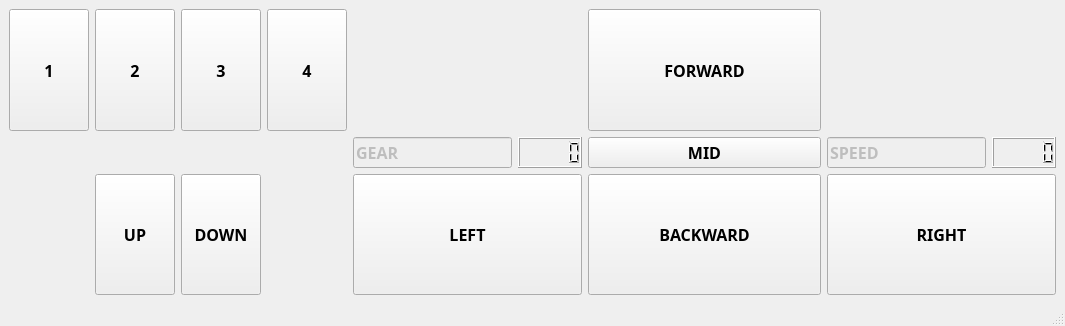
<?xml version="1.0" encoding="UTF-8"?>
<ui version="4.0">
 <class>MainWindow</class>
 <widget class="QMainWindow" name="MainWindow">
  <property name="geometry">
   <rect>
    <x>0</x>
    <y>0</y>
    <width>1065</width>
    <height>326</height>
   </rect>
  </property>
  <property name="windowTitle">
   <string>MainWindow</string>
  </property>
  <widget class="QWidget" name="centralwidget">
   <layout class="QGridLayout" name="gridLayout_2">
    <item row="2" column="7">
     <widget class="QPushButton" name="midBtn">
      <property name="sizePolicy">
       <sizepolicy hsizetype="Expanding" vsizetype="Fixed">
        <horstretch>0</horstretch>
        <verstretch>0</verstretch>
       </sizepolicy>
      </property>
      <property name="font">
       <font>
        <family>나눔고딕</family>
        <pointsize>12</pointsize>
        <weight>75</weight>
        <bold>true</bold>
       </font>
      </property>
      <property name="text">
       <string>MID</string>
      </property>
     </widget>
    </item>
    <item row="0" column="3">
     <widget class="QPushButton" name="gearBtn_2">
      <property name="sizePolicy">
       <sizepolicy hsizetype="Minimum" vsizetype="Expanding">
        <horstretch>0</horstretch>
        <verstretch>0</verstretch>
       </sizepolicy>
      </property>
      <property name="font">
       <font>
        <family>나눔고딕</family>
        <pointsize>12</pointsize>
        <weight>75</weight>
        <bold>true</bold>
        <underline>false</underline>
       </font>
      </property>
      <property name="text">
       <string>2</string>
      </property>
     </widget>
    </item>
    <item row="4" column="8">
     <widget class="QPushButton" name="rightBtn">
      <property name="sizePolicy">
       <sizepolicy hsizetype="Minimum" vsizetype="Expanding">
        <horstretch>0</horstretch>
        <verstretch>0</verstretch>
       </sizepolicy>
      </property>
      <property name="font">
       <font>
        <family>나눔고딕</family>
        <pointsize>12</pointsize>
        <weight>75</weight>
        <bold>true</bold>
       </font>
      </property>
      <property name="text">
       <string>RIGHT</string>
      </property>
     </widget>
    </item>
    <item row="4" column="7">
     <widget class="QPushButton" name="bwdBtn">
      <property name="sizePolicy">
       <sizepolicy hsizetype="Minimum" vsizetype="Expanding">
        <horstretch>0</horstretch>
        <verstretch>0</verstretch>
       </sizepolicy>
      </property>
      <property name="font">
       <font>
        <family>나눔고딕</family>
        <pointsize>12</pointsize>
        <weight>75</weight>
        <bold>true</bold>
       </font>
      </property>
      <property name="text">
       <string>BACKWARD</string>
      </property>
     </widget>
    </item>
    <item row="2" column="6">
     <layout class="QHBoxLayout" name="horizontalLayout">
      <item>
       <widget class="QLineEdit" name="lineEdit">
        <property name="enabled">
         <bool>false</bool>
        </property>
        <property name="sizePolicy">
         <sizepolicy hsizetype="Minimum" vsizetype="Fixed">
          <horstretch>0</horstretch>
          <verstretch>0</verstretch>
         </sizepolicy>
        </property>
        <property name="font">
         <font>
          <family>나눔고딕</family>
          <pointsize>12</pointsize>
          <weight>75</weight>
          <bold>true</bold>
         </font>
        </property>
        <property name="text">
         <string>GEAR</string>
        </property>
       </widget>
      </item>
      <item>
       <widget class="QLCDNumber" name="gearLcd"/>
      </item>
     </layout>
    </item>
    <item row="0" column="7">
     <widget class="QPushButton" name="fwdBtn">
      <property name="sizePolicy">
       <sizepolicy hsizetype="Minimum" vsizetype="Expanding">
        <horstretch>0</horstretch>
        <verstretch>0</verstretch>
       </sizepolicy>
      </property>
      <property name="font">
       <font>
        <family>나눔고딕</family>
        <pointsize>12</pointsize>
        <weight>75</weight>
        <bold>true</bold>
       </font>
      </property>
      <property name="text">
       <string>FORWARD</string>
      </property>
     </widget>
    </item>
    <item row="2" column="8">
     <layout class="QHBoxLayout" name="horizontalLayout_2">
      <item>
       <widget class="QLineEdit" name="lineEdit_2">
        <property name="enabled">
         <bool>false</bool>
        </property>
        <property name="sizePolicy">
         <sizepolicy hsizetype="Minimum" vsizetype="Minimum">
          <horstretch>0</horstretch>
          <verstretch>0</verstretch>
         </sizepolicy>
        </property>
        <property name="font">
         <font>
          <family>나눔고딕</family>
          <pointsize>12</pointsize>
          <weight>75</weight>
          <bold>true</bold>
         </font>
        </property>
        <property name="text">
         <string>SPEED</string>
        </property>
       </widget>
      </item>
      <item>
       <widget class="QLCDNumber" name="speedLcd"/>
      </item>
     </layout>
    </item>
    <item row="0" column="4">
     <widget class="QPushButton" name="gearBtn_3">
      <property name="sizePolicy">
       <sizepolicy hsizetype="Minimum" vsizetype="Expanding">
        <horstretch>0</horstretch>
        <verstretch>0</verstretch>
       </sizepolicy>
      </property>
      <property name="font">
       <font>
        <family>나눔고딕</family>
        <pointsize>12</pointsize>
        <weight>75</weight>
        <bold>true</bold>
        <underline>false</underline>
       </font>
      </property>
      <property name="text">
       <string>3</string>
      </property>
     </widget>
    </item>
    <item row="0" column="2">
     <widget class="QPushButton" name="gearBtn_1">
      <property name="sizePolicy">
       <sizepolicy hsizetype="Minimum" vsizetype="Expanding">
        <horstretch>0</horstretch>
        <verstretch>0</verstretch>
       </sizepolicy>
      </property>
      <property name="font">
       <font>
        <family>나눔고딕</family>
        <pointsize>12</pointsize>
        <weight>75</weight>
        <bold>true</bold>
        <underline>false</underline>
       </font>
      </property>
      <property name="text">
       <string>1</string>
      </property>
     </widget>
    </item>
    <item row="4" column="6">
     <widget class="QPushButton" name="leftBtn">
      <property name="sizePolicy">
       <sizepolicy hsizetype="Minimum" vsizetype="Expanding">
        <horstretch>0</horstretch>
        <verstretch>0</verstretch>
       </sizepolicy>
      </property>
      <property name="font">
       <font>
        <family>나눔고딕</family>
        <pointsize>12</pointsize>
        <weight>75</weight>
        <bold>true</bold>
       </font>
      </property>
      <property name="text">
       <string>LEFT</string>
      </property>
     </widget>
    </item>
    <item row="0" column="5">
     <widget class="QPushButton" name="gearBtn_4">
      <property name="sizePolicy">
       <sizepolicy hsizetype="Minimum" vsizetype="Expanding">
        <horstretch>0</horstretch>
        <verstretch>0</verstretch>
       </sizepolicy>
      </property>
      <property name="font">
       <font>
        <family>나눔고딕</family>
        <pointsize>12</pointsize>
        <weight>75</weight>
        <bold>true</bold>
        <underline>false</underline>
       </font>
      </property>
      <property name="text">
       <string>4</string>
      </property>
     </widget>
    </item>
    <item row="4" column="4">
     <widget class="QPushButton" name="gdwnBtn">
      <property name="sizePolicy">
       <sizepolicy hsizetype="Minimum" vsizetype="Expanding">
        <horstretch>0</horstretch>
        <verstretch>0</verstretch>
       </sizepolicy>
      </property>
      <property name="font">
       <font>
        <family>나눔고딕</family>
        <pointsize>12</pointsize>
        <weight>75</weight>
        <bold>true</bold>
       </font>
      </property>
      <property name="text">
       <string>DOWN</string>
      </property>
     </widget>
    </item>
    <item row="4" column="3">
     <widget class="QPushButton" name="gupBtn">
      <property name="sizePolicy">
       <sizepolicy hsizetype="Minimum" vsizetype="Expanding">
        <horstretch>0</horstretch>
        <verstretch>0</verstretch>
       </sizepolicy>
      </property>
      <property name="font">
       <font>
        <family>나눔고딕</family>
        <pointsize>12</pointsize>
        <weight>75</weight>
        <bold>true</bold>
       </font>
      </property>
      <property name="text">
       <string>UP</string>
      </property>
     </widget>
    </item>
   </layout>
  </widget>
  <widget class="QStatusBar" name="statusbar"/>
 </widget>
 <resources/>
 <connections>
  <connection>
   <sender>fwdBtn</sender>
   <signal>pressed()</signal>
   <receiver>MainWindow</receiver>
   <slot>forward()</slot>
   <hints>
    <hint type="sourcelabel">
     <x>774</x>
     <y>116</y>
    </hint>
    <hint type="destinationlabel">
     <x>850</x>
     <y>120</y>
    </hint>
   </hints>
  </connection>
  <connection>
   <sender>leftBtn</sender>
   <signal>pressed()</signal>
   <receiver>MainWindow</receiver>
   <slot>left()</slot>
   <hints>
    <hint type="sourcelabel">
     <x>562</x>
     <y>295</y>
    </hint>
    <hint type="destinationlabel">
     <x>432</x>
     <y>314</y>
    </hint>
   </hints>
  </connection>
  <connection>
   <sender>bwdBtn</sender>
   <signal>pressed()</signal>
   <receiver>MainWindow</receiver>
   <slot>backward()</slot>
   <hints>
    <hint type="sourcelabel">
     <x>719</x>
     <y>310</y>
    </hint>
    <hint type="destinationlabel">
     <x>728</x>
     <y>382</y>
    </hint>
   </hints>
  </connection>
  <connection>
   <sender>rightBtn</sender>
   <signal>pressed()</signal>
   <receiver>MainWindow</receiver>
   <slot>right()</slot>
   <hints>
    <hint type="sourcelabel">
     <x>855</x>
     <y>313</y>
    </hint>
    <hint type="destinationlabel">
     <x>919</x>
     <y>182</y>
    </hint>
   </hints>
  </connection>
  <connection>
   <sender>midBtn</sender>
   <signal>pressed()</signal>
   <receiver>MainWindow</receiver>
   <slot>mid()</slot>
   <hints>
    <hint type="sourcelabel">
     <x>714</x>
     <y>189</y>
    </hint>
    <hint type="destinationlabel">
     <x>560</x>
     <y>176</y>
    </hint>
   </hints>
  </connection>
  <connection>
   <sender>gdwnBtn</sender>
   <signal>pressed()</signal>
   <receiver>MainWindow</receiver>
   <slot>gearDWN()</slot>
   <hints>
    <hint type="sourcelabel">
     <x>369</x>
     <y>295</y>
    </hint>
    <hint type="destinationlabel">
     <x>260</x>
     <y>350</y>
    </hint>
   </hints>
  </connection>
  <connection>
   <sender>gearBtn_1</sender>
   <signal>pressed()</signal>
   <receiver>MainWindow</receiver>
   <slot>gearFirst()</slot>
   <hints>
    <hint type="sourcelabel">
     <x>52</x>
     <y>94</y>
    </hint>
    <hint type="destinationlabel">
     <x>110</x>
     <y>136</y>
    </hint>
   </hints>
  </connection>
  <connection>
   <sender>gearBtn_2</sender>
   <signal>pressed()</signal>
   <receiver>MainWindow</receiver>
   <slot>gearSecond()</slot>
   <hints>
    <hint type="sourcelabel">
     <x>225</x>
     <y>88</y>
    </hint>
    <hint type="destinationlabel">
     <x>292</x>
     <y>142</y>
    </hint>
   </hints>
  </connection>
  <connection>
   <sender>gearBtn_3</sender>
   <signal>pressed()</signal>
   <receiver>MainWindow</receiver>
   <slot>gearThird()</slot>
   <hints>
    <hint type="sourcelabel">
     <x>404</x>
     <y>92</y>
    </hint>
    <hint type="destinationlabel">
     <x>413</x>
     <y>155</y>
    </hint>
   </hints>
  </connection>
  <connection>
   <sender>gearBtn_4</sender>
   <signal>pressed()</signal>
   <receiver>MainWindow</receiver>
   <slot>gearFourth()</slot>
   <hints>
    <hint type="sourcelabel">
     <x>516</x>
     <y>86</y>
    </hint>
    <hint type="destinationlabel">
     <x>522</x>
     <y>144</y>
    </hint>
   </hints>
  </connection>
  <connection>
   <sender>gupBtn</sender>
   <signal>pressed()</signal>
   <receiver>MainWindow</receiver>
   <slot>gearUP()</slot>
   <hints>
    <hint type="sourcelabel">
     <x>190</x>
     <y>302</y>
    </hint>
    <hint type="destinationlabel">
     <x>91</x>
     <y>324</y>
    </hint>
   </hints>
  </connection>
 </connections>
 <slots>
  <slot>go()</slot>
  <slot>ledON()</slot>
  <slot>ledOFF()</slot>
  <slot>setDial(int)</slot>
  <slot>changeBackgroundColor()</slot>
  <slot>changeLabelName()</slot>
  <slot>left()</slot>
  <slot>right()</slot>
  <slot>forward()</slot>
  <slot>backward()</slot>
  <slot>stop()</slot>
  <slot>mid()</slot>
  <slot>turnON()</slot>
  <slot>turnOFF()</slot>
  <slot>gearUP()</slot>
  <slot>gearDWN()</slot>
  <slot>gearFirst()</slot>
  <slot>gearSecond()</slot>
  <slot>gearThird()</slot>
  <slot>gearFourth()</slot>
 </slots>
</ui>
